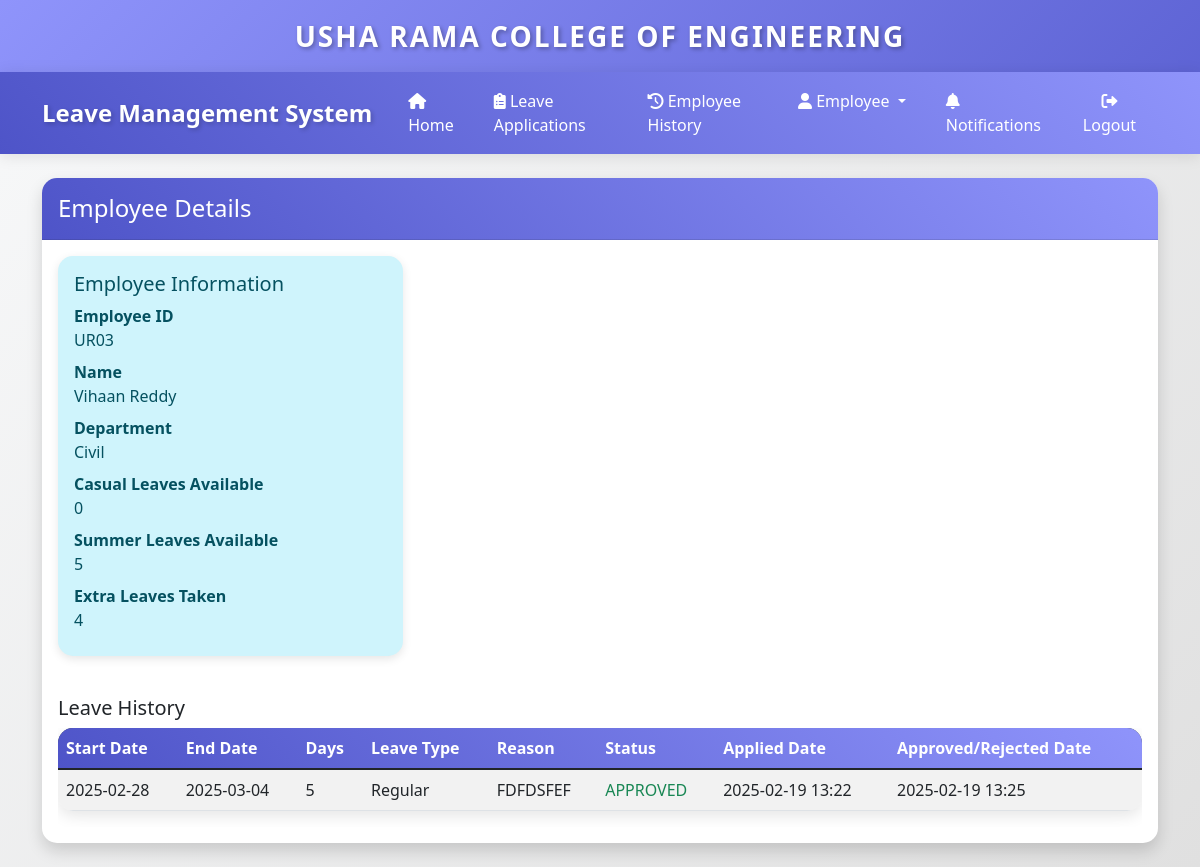
The app's page /employee-details/UR03/ (signed in) with its own data.
### leave_management/models.py (models this page shows, shortened)
class Employee(AbstractUser):
    DEPARTMENT_CHOICES = [
        ('CSE', 'Computer Science'),
        ('ECE', 'Electronics'),
        ('MECH', 'Mechanical'),
        ('CIVIL', 'Civil'),
    ]
    employee_id = models.CharField(max_length=20, unique=True, validators=[MinLengthValidator(1)])
    department = models.CharField(max_length=20, choices=DEPARTMENT_CHOICES)
    is_admin = models.BooleanField(default=False)
    casual_leaves_remaining = models.IntegerField(default=1)  # Start with 1 leave
    extra_leaves_taken = models.IntegerField(default=0)
    summer_leaves_remaining = models.IntegerField(default=5)  # Summer leaves for May
    last_leave_increment = models.DateField(default=timezone.now)  # Track last leave increment

class LeaveRequest(models.Model):
    STATUS_CHOICES = [
        ('PENDING', 'Pending'),
        ('APPROVED', 'Approved'),
        ('REJECTED', 'Rejected'),
    ]
    employee = models.ForeignKey(Employee, on_delete=models.CASCADE)
    start_date = models.DateField()
    end_date = models.DateField()
    number_of_days = models.IntegerField()
    reason = models.TextField()
    status = models.CharField(max_length=10, choices=STATUS_CHOICES, default='PENDING')
    created_at = models.DateTimeField(auto_now_add=True)
    updated_at = models.DateTimeField(auto_now=True)

### leave_management/views.py (the view)
# urls.py: path('employee-details/<str:employee_id>/', views.employee_leave_detail, name='employee_detail'),
@login_required
@user_passes_test(is_admin)
def employee_leave_detail(request, employee_id):
    employee = get_object_or_404(Employee, employee_id=employee_id)
    leave_requests = LeaveRequest.objects.filter(employee=employee).order_by('-created_at')
    leave_history = []
    for leave in leave_requests:
        leave_type = 'Summer' if leave.start_date.month == 5 else 'Regular'
        leave_history.append({
            'start_date': leave.start_date.strftime('%Y-%m-%d'),
            'end_date': leave.end_date.strftime('%Y-%m-%d'),
            'number_of_days': (leave.end_date - leave.start_date).days + 1,
            'type': leave_type,
            'reason': leave.reason,
            'status': leave.status,
            'applied_date': leave.created_at.strftime('%Y-%m-%d %H:%M'),
            'approved_date': leave.updated_at.strftime('%Y-%m-%d %H:%M') if leave.status != 'PENDING' else '-'
        })
    context = {
        'employee': employee,
        'leave_history': leave_history,
        'casual_leaves_remaining': employee.casual_leaves_remaining,
        'summer_leaves_remaining': employee.summer_leaves_remaining,
        'extra_leaves_taken': max(0, employee.extra_leaves_taken)
    }
    return render(request, 'leave_management/employee_details.html', context)

### leave_management/views.py (called while the page is built)
def is_admin(user):
    return user.is_admin

### leave_management/templates/leave_management/employee_details.html
{% extends 'leave_management/base.html' %}
{% load static %}
{% block content %}
<div class="card shadow mb-4">
    <div class="card-header">
        <h4 class="mb-0">Employee Details</h4>
    </div>
    <div class="card-body">
        <div class="row">
            <div class="col-md-4">
                <div class="alert alert-info">
                    <h5 class="alert-heading">Employee Information</h5>
                    <dl class="mb-0">
                        <dt>Employee ID</dt>
                        <dd>{{ employee.employee_id }}</dd>
                        <dt>Name</dt>
                        <dd>{{ employee.get_full_name }}</dd>
                        <dt>Department</dt>
                        <dd>{{ employee.get_department_display }}</dd>
                        <dt>Casual Leaves Available</dt>
                        <dd>{{ casual_leaves_remaining }}</dd>
                        <dt>Summer Leaves Available</dt>
                        <dd>{{ summer_leaves_remaining }}</dd>
                        <dt>Extra Leaves Taken</dt>
                        <dd>{{ extra_leaves_taken }}</dd>
                    </dl>
                </div>
            </div>
        </div>
        <div class="row mt-4">
            <div class="col-12">
                <h5>Leave History</h5>
                <div class="table-responsive">
                    <table class="table table-striped table-hover">
                        <thead style="background-color: #343a40; color: white;">
                            <tr>
                                <th>Start Date</th>
                                <th>End Date</th>
                                <th>Days</th>
                                <th>Leave Type</th>
                                <th>Reason</th>
                                <th>Status</th>
                                <th>Applied Date</th>
                                <th>Approved/Rejected Date</th>
                            </tr>
                        </thead>
                        <tbody>
                            {% for leave in leave_history %}
                            <tr>
                                <td>{{ leave.start_date }}</td>
                                <td>{{ leave.end_date }}</td>
                                <td>{{ leave.number_of_days }}</td>
                                <td>{{ leave.type }}</td>
                                <td>{{ leave.reason }}</td>
                                <td>
                                    <span class="{% if leave.status == 'APPROVED' %}text-success{% elif leave.status == 'REJECTED' %}text-danger{% else %}text-warning{% endif %}">
                                        {{ leave.status }}
                                    </span>
                                </td>
                                <td>{{ leave.applied_date }}</td>
                                <td>{{ leave.approved_date }}</td>
                            </tr>
                            {% empty %}
                            <tr>
                                <td colspan="8" class="text-center">No leave history found</td>
                            </tr>
                            {% endfor %}
                        </tbody>
                    </table>
                </div>
            </div>
        </div>
    </div>
</div>
{% endblock %}

### leave_management/templates/leave_management/base.html (style rules this page uses)
:root { --primary-color: #4e54c8; --secondary-color: #8f94fb; --accent-color: #ff6b6b; --success-color: #2ecc71; --warning-color: #f1c40f; --danger-color: #e74c3c; --light-color: #f8f9fa; --dark-color: #2c3e50; }
body { background: linear-gradient(135deg, var(--light-color), #e0e0e0); min-height: 100vh; padding-top: 0; }
.card { border: none; border-radius: 15px; box-shadow: 0 5px 15px rgba(0, 0, 0, 0.1); transition: all 0.3s ease; background: white; margin-bottom: 1.5rem; }
.card-header { background: linear-gradient(45deg, var(--primary-color), var(--secondary-color)); color: white; border-radius: 15px 15px 0 0 !important; padding: 1rem; }
.alert { border-radius: 15px; border: none; box-shadow: 0 3px 10px rgba(0, 0, 0, 0.1); }
.table { background: white; border-radius: 15px; overflow: hidden; box-shadow: 0 5px 15px rgba(0, 0, 0, 0.1); }
.table thead { background: linear-gradient(45deg, var(--primary-color), var(--secondary-color)); color: white; }
.card { animation: fadeIn 0.8s ease-out; }

### records on screen
Employee: employee_id "UR03", get_full_name "Vihaan Reddy", department "Civil"
LeaveRequest: start_date "2025-02-28", end_date "2025-03-04", number_of_days "5", type "Regular", reason "FDFDSFEF", status "APPROVED", applied_date "2025-02-19 13:22", approved_date "2025-02-19 13:25"

### other values on screen
{{ casual_leaves_remaining }} "0"
{{ summer_leaves_remaining }} "5"
{{ extra_leaves_taken }} "4"
